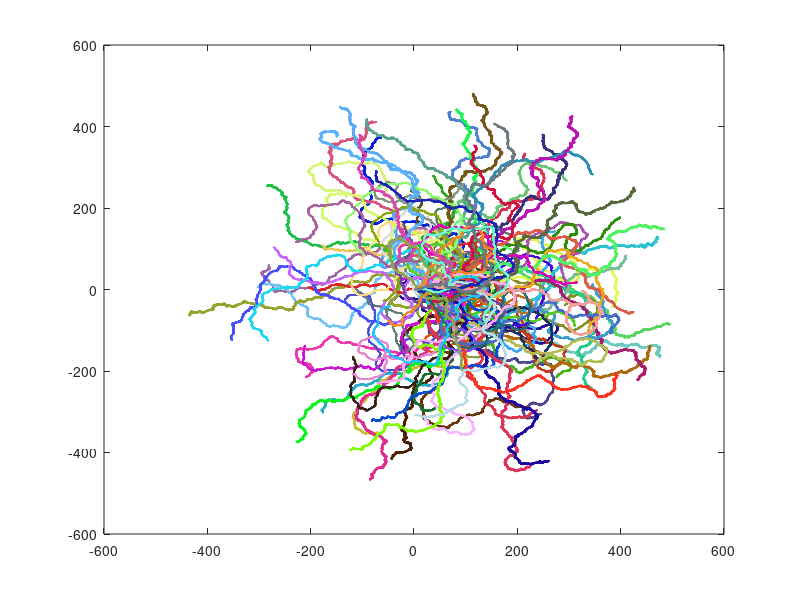
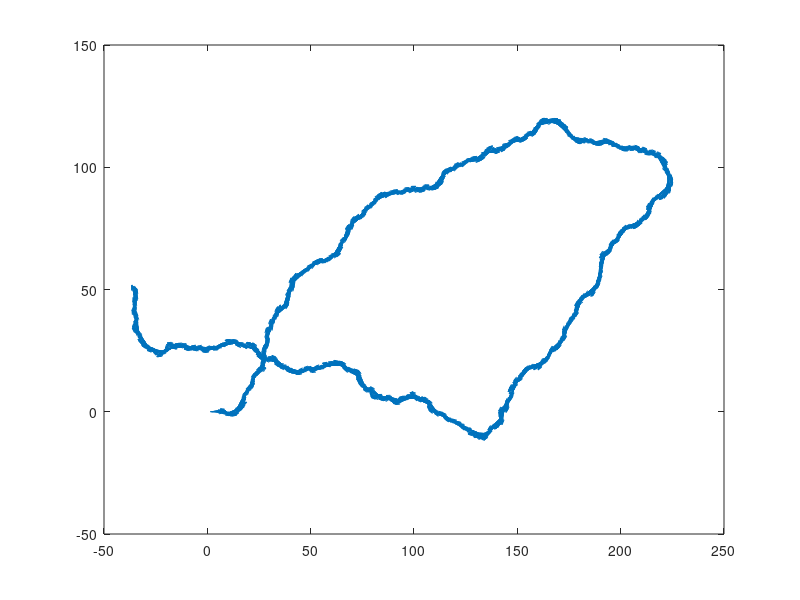

Recreate these plots in MATLAB, in order.
clear all;
close all;
format compact;
tic;

%variables
N=100;
K=2000;
l=0.311;%nm
ksi=50;%nm
sigma = sqrt(l/ksi);
tangent = zeros(2,K,N);
tangent(1,1,:)=1;
shape = zeros(2,K,N);
shape(1,1,:)=1;
unittangent = zeros(2,K,N);
Rsq = zeros(N,1);

for nn=1:N
    for kk=2:K
        psi = sigma.*randn(1);
        tangent(:,kk,nn) = [cos(psi) -sin(psi);sin(psi) cos(psi)]*tangent(:,kk-1,nn);
        unittangent(:,kk,nn) = tangent(:,kk,nn)./norm(tangent(:,kk,nn));
        shape(:,kk,nn) = shape(:,kk-1,nn)+l*unittangent(:,kk,nn);
    end
    Rsq(nn) = norm((shape(:,end,nn)-shape(:,1,nn))).^2;
end
avRsq = sum(Rsq)./N;
stdRsq = (std(Rsq))./sqrt(N);
time = toc;

%% plots & prints
figure(1)
for nn=1:N
    colors = (1/N)*randperm(N,3);
    quiver(shape(1,:,nn),shape(2,:,nn),unittangent(1,:,nn),unittangent(2,:,nn),'color',colors);hold on;
end
figure(2)
quiver(shape(1,:,1),shape(2,:,1),unittangent(1,:,1),unittangent(2,:,1))

sprintf('average R-distance = %0.3fnm^2 \nstandard deviation R-distance = %0.3fnm^2',avRsq,stdRsq)
sprintf('computing time %0.3fseconds',time)